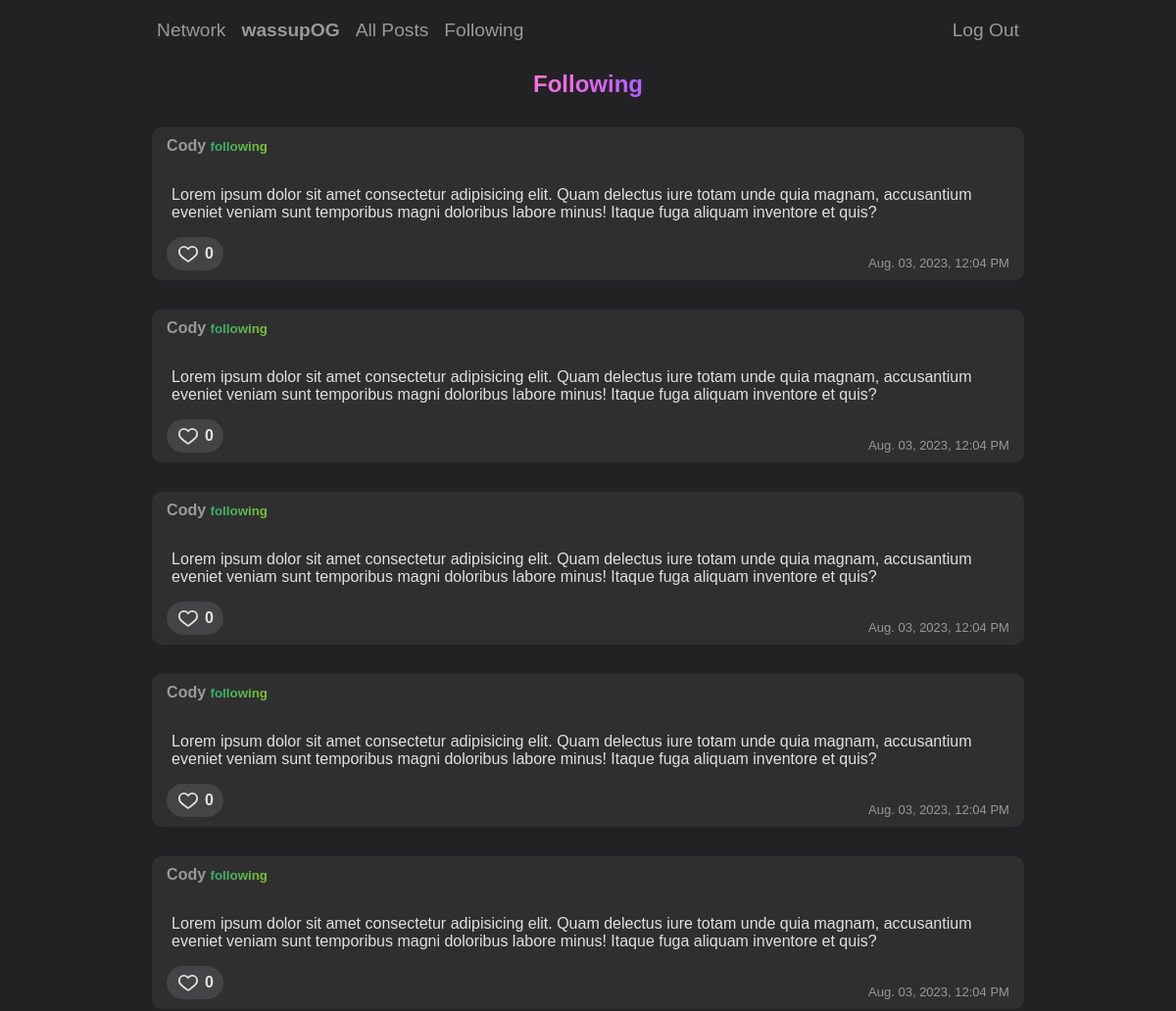
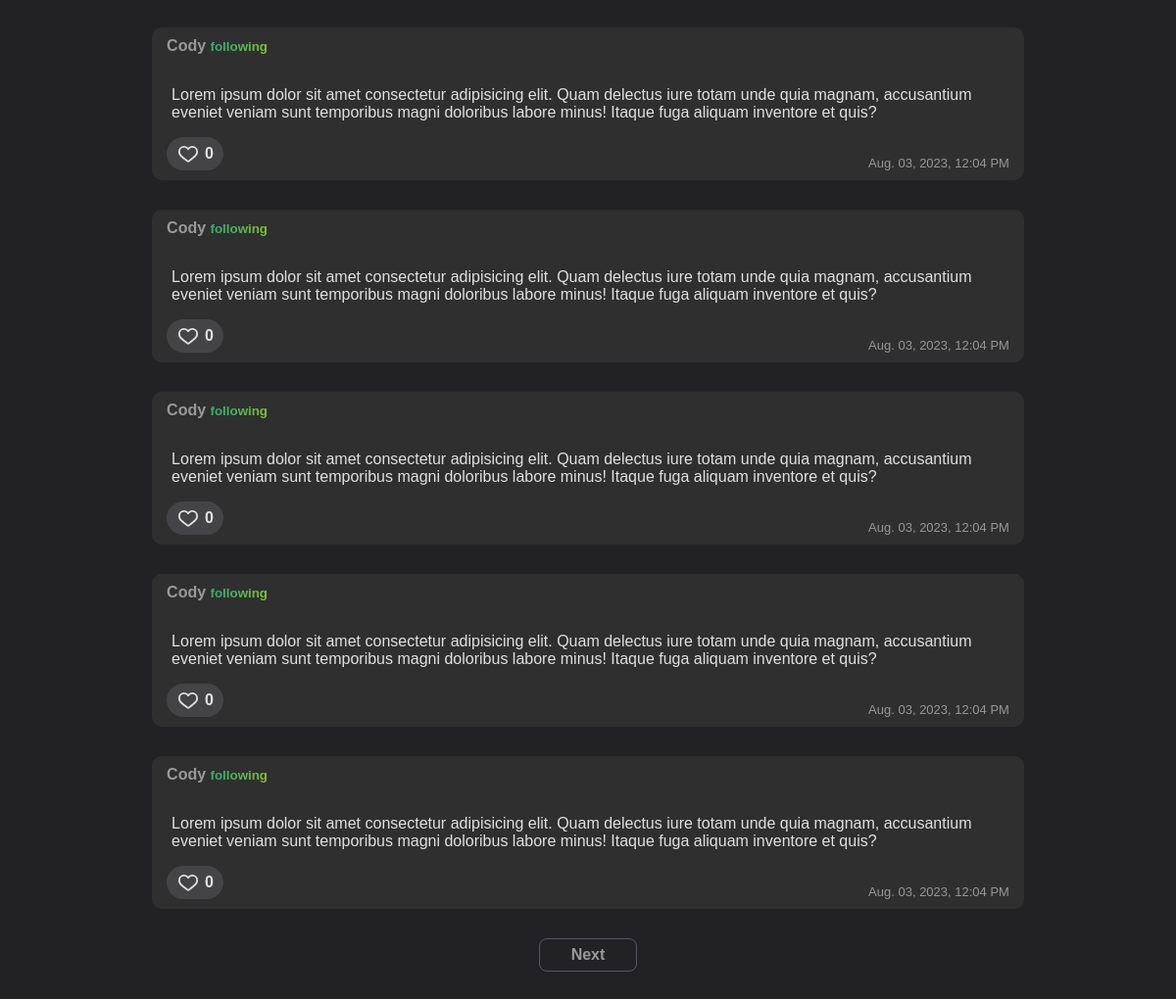
Screenshot of /followed_users (signed in) with the database file from the repository (2 pictures, top to bottom).
### network/models.py (models this page shows, shortened)
class User(AbstractUser):
    pass

class Post(models.Model):
    user = models.ForeignKey(User, on_delete=models.CASCADE)
    date = models.DateTimeField()
    text = models.TextField()
    likes = models.PositiveIntegerField(default=0)

### network/views.py (the view)
# urls.py: path('followed_users', views.followed, name='followed'),
def followed(request):
    followed_users = request.user.following_set.values_list('following_id', flat=True)
    paginated_posts = Paginator(Post.objects.filter(user__id__in=followed_users).order_by('-date'), 10)
    rendered_page = paginated_posts.get_page(request.GET.get('page'))
    liked_posts = request.user.liked_set.values_list('post__id', flat=True)
    return render(request, 'network/followed.html', {'posts': rendered_page, 'liked': liked_posts, 'followed': followed_users})

### network/templates/network/followed.html (shortened to what this page needs)
{% extends "network/layout.html" %}
{% block body %}
<div class="flexbox-container-row">
    <h2 class="gradient-fill">Following</h2>
</div>
    <div id="posts-container">
        {% for post in posts %}
            <div class="post">
                    <div class="user-post abs"><a href="{% url 'profile' username=post.user.username %}">{{ post.user }}</a> {% if post.user.id in followed %}<span class="gradient-following">following</span>{% endif %}</div>
                <div>{{ post.text }}</div>
                <div class="like-btn abs {% if post.id in liked %}liked{% else %}unliked{% endif %} " data-id="{{post.id}}">
                    <div class="like-count">{{ post.likes }}</div>
                </div>
                <div class="abs date-post">{{post.date|date:'b. d, Y, h:i A'|capfirst}}</div>
                </div>
        {% endfor %}
    </div>
    <div class="profile-plate">
        {% if posts.has_next %}
        <a class="nextPrev" href="?page={{posts.next_page_number}}">Next</a>
        {% endif %}
    </div>
{% endblock %}

### network/templates/network/layout.html (shortened to what this page needs)
{% load static %}
<!DOCTYPE html>
<html lang="en">
    <head>
        <link href="{% static 'network/styles.css' %}" rel="stylesheet">
    </head>
    <body>
        <div class="nav-container">
            <div class="nav mrg-bottom-10">
                <a href="{% url 'cs50w' %}">Network</a>
                {% if user.is_authenticated %}
                    <a href="{% url 'profile' username=request.user.username %}"><strong>{{ user.username }}</strong></a>
                {% endif %}
                    <a href="{% url 'index' %}">All Posts</a>
                {% if user.is_authenticated %}
                        <a href="{% url 'followed' %}">Following</a>
                        <a class="logout" href="{% url 'logout' %}">Log Out</a>
                {% else %}
                        <a href="{% url 'login' %}">Log In</a>
                        <a href="{% url 'register' %}">Register</a>
                {% endif %}
            </div>
        </div>
        <div class="main-container">
            {% block body %}
            {% endblock %}
        </div>
    </body>
</html>

### network/static/network/styles.css (style rules this page uses)
* { font-family: Arial, Helvetica, sans-serif; margin: 0px; padding: 0px; box-sizing: border-box; }
body { background-color: #222225; color: rgba(255, 255, 255, 0.85); }
.nav-container { max-width: 100ch; margin: auto; }
.main-container { margin: auto; max-width: 100ch; padding-bottom: 100px; }
.flexbox-container-row { display: flex; flex-direction: row; justify-content: center; }
.profile-plate { display: flex; flex-direction: row; justify-content: center; align-items: flex-end; gap: 1rem; }
.mrg-bottom-10 { margin-bottom: 10px; }
.nextPrev { text-align: center; font-weight: bold; border: 1px solid #555666; padding: 7px 15px; width: 100px; border-radius: 8px; }
.gradient-following { font-size: smaller; background: radial-gradient(circle at 10% 20%, rgb(50, 172, 109) 0%, rgb(130, 193, 48) 100.2%); -webkit-background-clip: text; background-clip: text; -webkit-text-fill-color: transparent; -webkit-box-decoration-break: clone; box-decoration-break: clone; }
.post { position: relative; background-color: rgba(52, 52, 52, 0.78); margin: 30px 0px; padding: 60px 20px; border-radius: 10px; }
.abs { position: absolute; }
.user-post { font-weight: bold; top: 10px; left: 15px; }
.date-post { font-size: small; bottom: 10px; right: 15px; color: rgba(255, 255, 255, 0.5); }
.like-count { margin-left: 5px; }
.gradient-fill { background-image: radial-gradient(circle at 10% 20%, rgb(254, 113, 210) 0%, rgb(184, 96, 255) 90%); -webkit-background-clip: text; background-clip: text; -webkit-text-fill-color: transparent; -webkit-box-decoration-break: clone; box-decoration-break: clone; }
a { color: #999; text-decoration: none; }
.unliked { display: flex; align-items: center; font-weight: bold; bottom: 10px; left: 15px; background-color: #444446; padding: 5px 10px; border-radius: 32px; }
.nav { display: flex; align-items: center; padding: 20px 5px; font-size: larger; gap: 1rem; }
.nav a:last-of-type { margin-left: auto; }

### rows the page displays
User: username "wassupOG"
Post: user "Cody", shows "following", text "Lorem ipsum dolor sit amet consectetur adipisicing elit. Quam delectus iure totam unde quia magnam, accusantium eveniet veniam sunt temporibus magni doloribus labore minus! Itaque fuga aliquam inventore et quis?", likes "0", date "Aug. 03, 2023, 12:04 PM"
Post: user "Cody", shows "following", text "Lorem ipsum dolor sit amet consectetur adipisicing elit. Quam delectus iure totam unde quia magnam, accusantium eveniet veniam sunt temporibus magni doloribus labore minus! Itaque fuga aliquam inventore et quis?", likes "0", date "Aug. 03, 2023, 12:04 PM"
Post: user "Cody", shows "following", text "Lorem ipsum dolor sit amet consectetur adipisicing elit. Quam delectus iure totam unde quia magnam, accusantium eveniet veniam sunt temporibus magni doloribus labore minus! Itaque fuga aliquam inventore et quis?", likes "0", date "Aug. 03, 2023, 12:04 PM"
Post: user "Cody", shows "following", text "Lorem ipsum dolor sit amet consectetur adipisicing elit. Quam delectus iure totam unde quia magnam, accusantium eveniet veniam sunt temporibus magni doloribus labore minus! Itaque fuga aliquam inventore et quis?", likes "0", date "Aug. 03, 2023, 12:04 PM"
Post: user "Cody", shows "following", text "Lorem ipsum dolor sit amet consectetur adipisicing elit. Quam delectus iure totam unde quia magnam, accusantium eveniet veniam sunt temporibus magni doloribus labore minus! Itaque fuga aliquam inventore et quis?", likes "0", date "Aug. 03, 2023, 12:04 PM"
Post: user "Cody", shows "following", text "Lorem ipsum dolor sit amet consectetur adipisicing elit. Quam delectus iure totam unde quia magnam, accusantium eveniet veniam sunt temporibus magni doloribus labore minus! Itaque fuga aliquam inventore et quis?", likes "0", date "Aug. 03, 2023, 12:04 PM"
Post: user "Cody", shows "following", text "Lorem ipsum dolor sit amet consectetur adipisicing elit. Quam delectus iure totam unde quia magnam, accusantium eveniet veniam sunt temporibus magni doloribus labore minus! Itaque fuga aliquam inventore et quis?", likes "0", date "Aug. 03, 2023, 12:04 PM"
Post: user "Cody", shows "following", text "Lorem ipsum dolor sit amet consectetur adipisicing elit. Quam delectus iure totam unde quia magnam, accusantium eveniet veniam sunt temporibus magni doloribus labore minus! Itaque fuga aliquam inventore et quis?", likes "0", date "Aug. 03, 2023, 12:04 PM"
Post: user "Cody", shows "following", text "Lorem ipsum dolor sit amet consectetur adipisicing elit. Quam delectus iure totam unde quia magnam, accusantium eveniet veniam sunt temporibus magni doloribus labore minus! Itaque fuga aliquam inventore et quis?", likes "0", date "Aug. 03, 2023, 12:04 PM"
Post: user "Cody", shows "following", text "Lorem ipsum dolor sit amet consectetur adipisicing elit. Quam delectus iure totam unde quia magnam, accusantium eveniet veniam sunt temporibus magni doloribus labore minus! Itaque fuga aliquam inventore et quis?", likes "0", date "Aug. 03, 2023, 12:04 PM"
